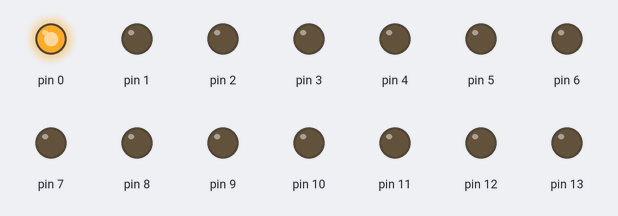
A sketch run on a simulated Arduino Uno, built with avr-gcc and run on an emulated ATmega328P. Parts: output pins drawn as LEDs (lit = HIGH).

Above: at 0.02 s.
At 0.42 s:
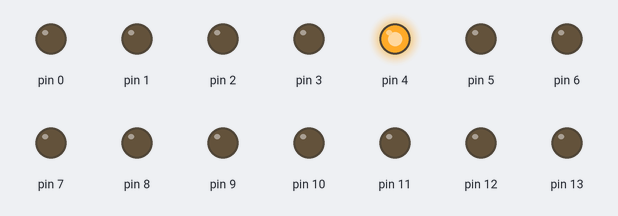
At 0.82 s:
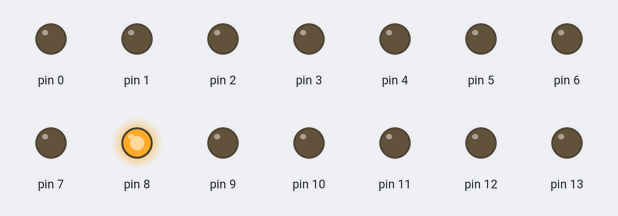
At 1.62 s:
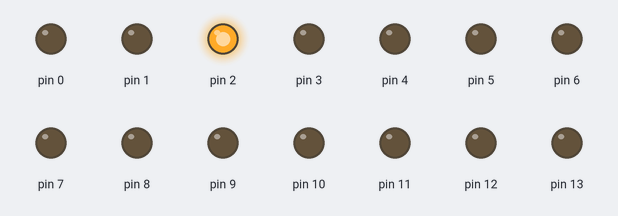
At 2.42 s:
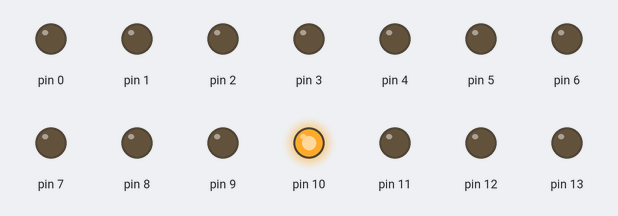
At 3.17 s:
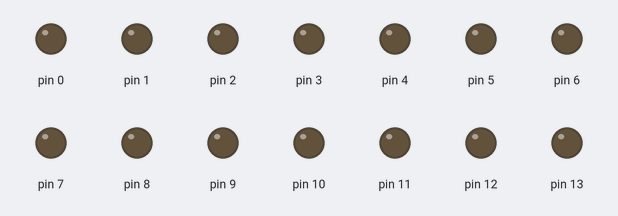
Timing chart, 0 to 3.5 s (numbered marks = the images above):
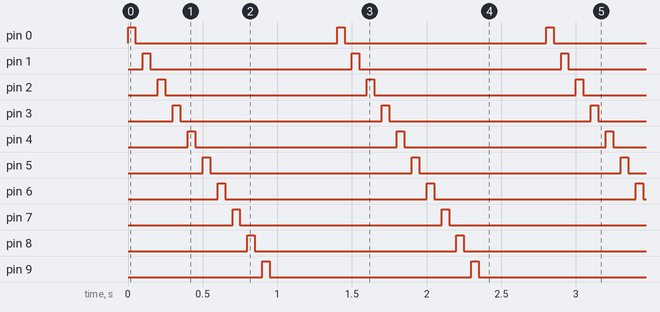

Measured:
- by itself, pin 0–13: alternates HIGH for 0.05 s and LOW for 1.4 s
- by itself, everything shown: repeats every 1.4 s, in 28 steps

The sketch:

secuenciadorxs.ino
```cpp
int luz ;
int t = 50;
void setup() {
  for(luz=0;luz<14;luz++){
  pinMode(luz,OUTPUT);
  }
}

void loop() {
  for(luz=0;luz<14;luz++){


  digitalWrite(luz,1);
   delay(t);
   digitalWrite(luz,0);
   delay(t);
  }
}
```
